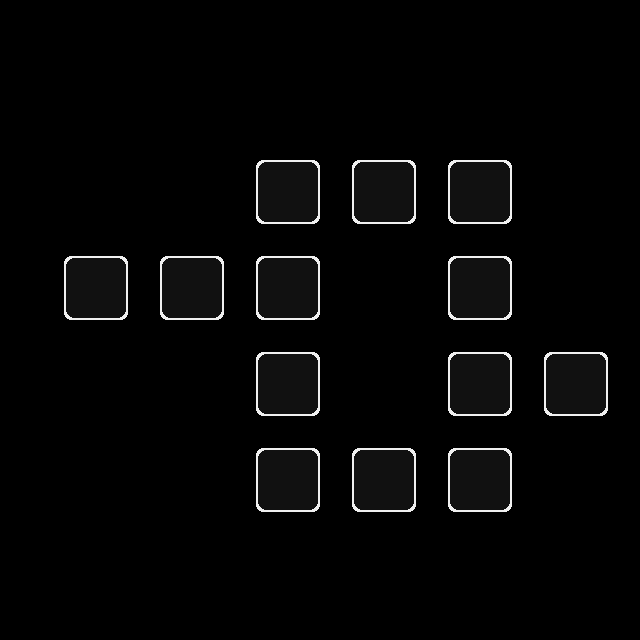

This game map was drawn from its Tiled (.tmx) file and the tilesets committed beside it. A one-line description and the trimmed map source follow:
An orthogonal 20x20 tile map with 32x32 px tiles, 1 tile layer (Tile Layer 1) and 13 objects.

<map version="1.2" tiledversion="1.2.4" orientation="orthogonal" renderorder="right-down" width="20" height="20" tilewidth="32" tileheight="32" infinite="0" nextlayerid="4" nextobjectid="28">
 <tileset firstgid="1" source="tileset_0.tsx" />
 <layer id="2" name="Tile Layer 1" width="20" height="20">
  <data>[400 cells, 52 non-empty, 4 distinct tile ids]</data>
 </layer>
 <objectgroup id="3" name="square-layer">
  <object id="14" x="64" y="256" width="64" height="64">
   <properties>
    <property name="neighbors" value="2" />
    <property name="squareId" value="1" />
    <property name="startId" value="player1" />
   </properties>
  </object>
  <object id="15" x="160" y="256" width="64" height="64">
   <properties>
    <property name="neighbors" value="1,3" />
    <property name="squareId" value="2" />
    <property name="startId" value="player2" />
   </properties>
  </object>
  <object id="16" x="256" y="160" width="64" height="64">
   <properties>
    <property name="neighbors" value="3,5" />
    <property name="squareId" value="4" />
   </properties>
  </object>
  <object id="17" x="352" y="160" width="64" height="64">
   <properties>
    <property name="neighbors" value="4,6" />
    <property name="squareId" value="5" />
   </properties>
  </object>
  <object id="18" x="448" y="160" width="64" height="64">
   <properties>
    <property name="neighbors" value="5,7" />
    <property name="squareId" value="6" />
   </properties>
  </object>
  <object id="19" x="448" y="256" width="64" height="64">
   <properties>
    <property name="neighbors" value="6,8" />
    <property name="squareId" value="7" />
   </properties>
  </object>
  <object id="20" x="448" y="352" width="64" height="64">
   <properties>
    <property name="neighbors" value="7,9,10" />
    <property name="squareId" value="8" />
    <property name="startId" value="enemy2" />
   </properties>
  </object>
  <object id="21" x="544" y="352" width="64" height="64">
   <properties>
    <property name="neighbors" value="8" />
    <property name="squareId" value="9" />
    <property name="startId" value="enemy1" />
   </properties>
  </object>
  <object id="22" x="448" y="448" width="64" height="64">
   <properties>
    <property name="neighbors" value="8,11" />
    <property name="squareId" value="10" />
   </properties>
  </object>
  <object id="24" x="256" y="352" width="64" height="64">
   <properties>
    <property name="neighbors" value="12,3" />
    <property name="squareId" value="13" />
   </properties>
  </object>
  <object id="25" x="256" y="448" width="64" height="64">
   <properties>
    <property name="neighbors" value="11,13" />
    <property name="squareId" value="12" />
   </properties>
  </object>
  <object id="26" x="352" y="448" width="64" height="64">
   <properties>
    <property name="neighbors" value="10,12" />
    <property name="squareId" value="11" />
   </properties>
  </object>
  <object id="27" x="256" y="256" width="64" height="64">
   <properties>
    <property name="neighbors" value="2,4,13" />
    <property name="squareId" value="3" />
   </properties>
  </object>
 </objectgroup>
</map>
